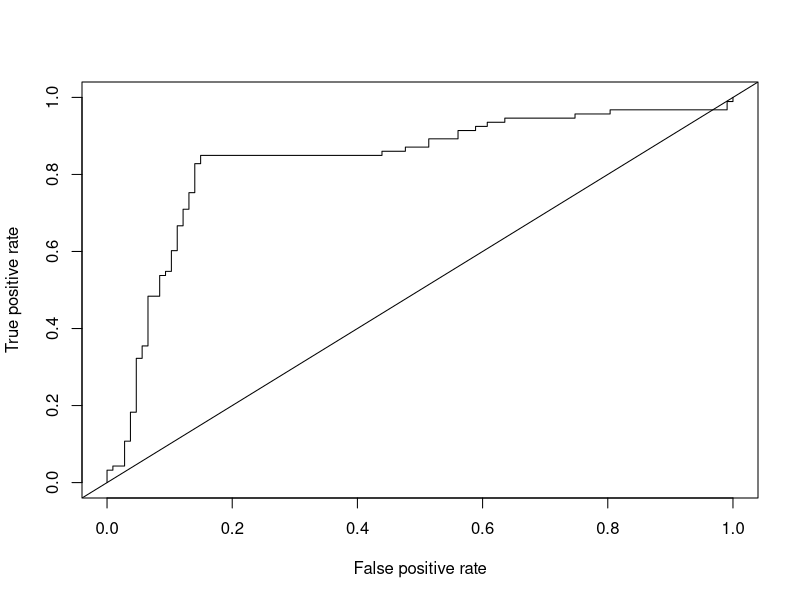
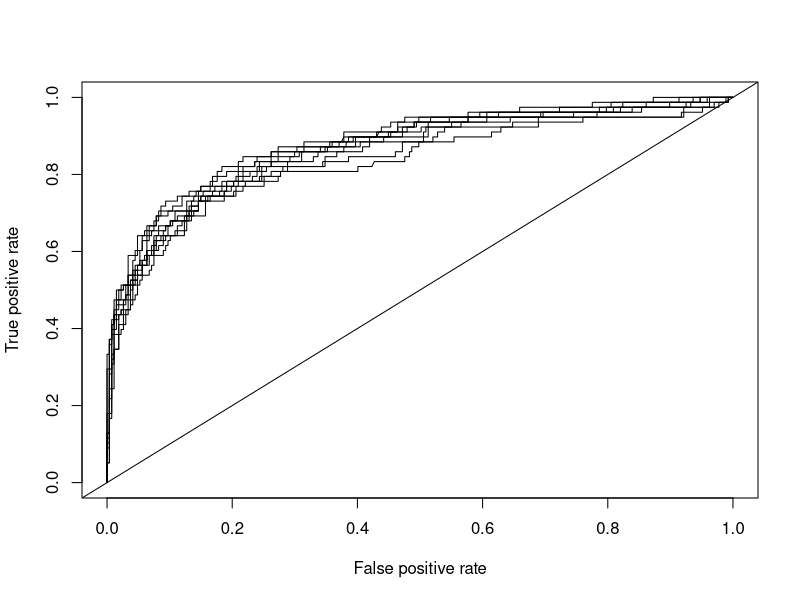

Here is the R script that generated these plots, in order:
#### A small introduction to the ROCR package
# See https://hopstat.wordpress.com/2014/12/19/a-small-introduction-to-the-rocr-package/

library(ROCR)
data(ROCR.simple)
str(ROCR.simple)
head(cbind(ROCR.simple$predictions, ROCR.simple$labels), 5)

pred <- prediction(ROCR.simple$predictions,ROCR.simple$labels)
class(pred)
slotNames(pred)

# Plot ROC
# At every cutoff, the TPR and FPR are calculated and plotted. The smoother 
# the graph, the more cutoffs the predictions have.
# You see gains in sensitivity (true positive rate, > 80%), trading off a 
# false positive rate (1- specificity), up until about 15% FPR. After an FPR 
# of 15%, we don't see significant gains in TPR for a tradeoff of increased FPR.
roc.perf = performance(pred, measure = "tpr", x.measure = "fpr")
plot(roc.perf)
abline(a=0, b= 1)

# multiple sets of prediction and labels
# ROCR.hiv dataset shows how this works if more than one set of predictions and labels are supplied.

data(ROCR.hiv)
manypred = prediction(ROCR.hiv$hiv.nn$predictions, ROCR.hiv$hiv.nn$labels)
sn = slotNames(pred)
sapply(sn, function(x) length(slot(manypred, x)))

sapply(sn, function(x) class(slot(manypred, x)))

roc.perf = performance(manypred, measure = "tpr", x.measure = "fpr")
plot(roc.perf)
abline(a=0, b= 1)
